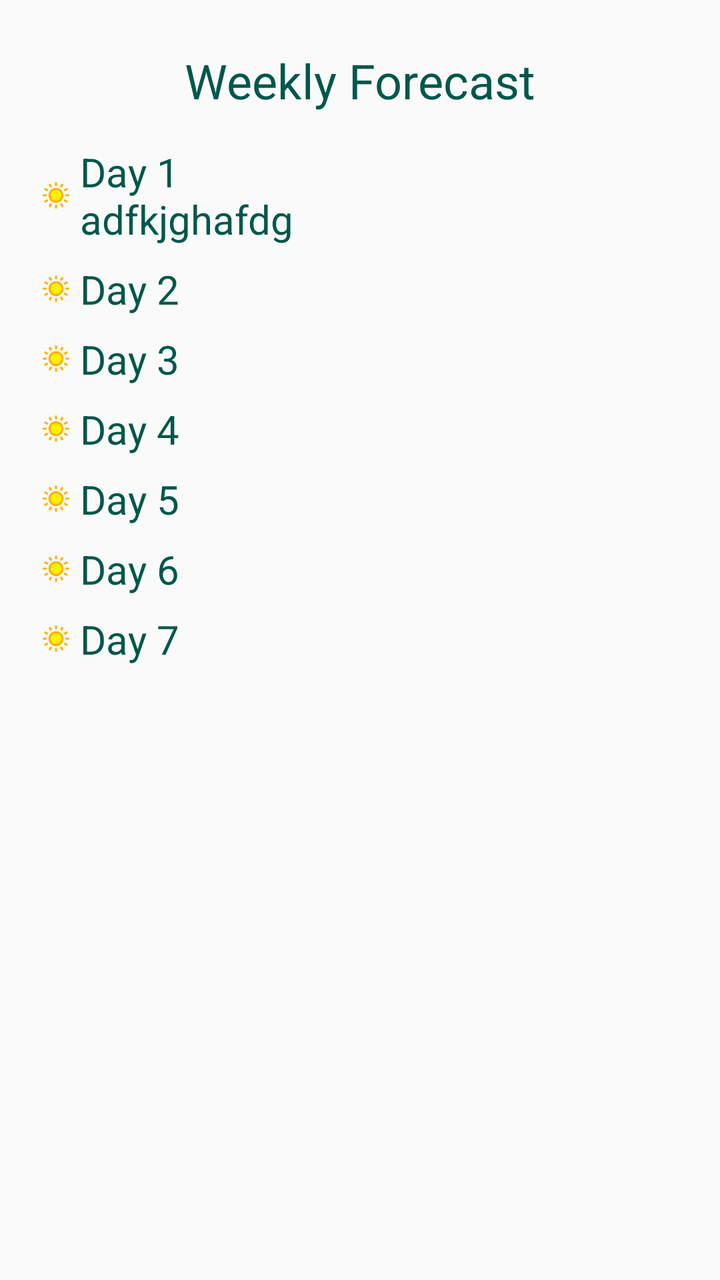
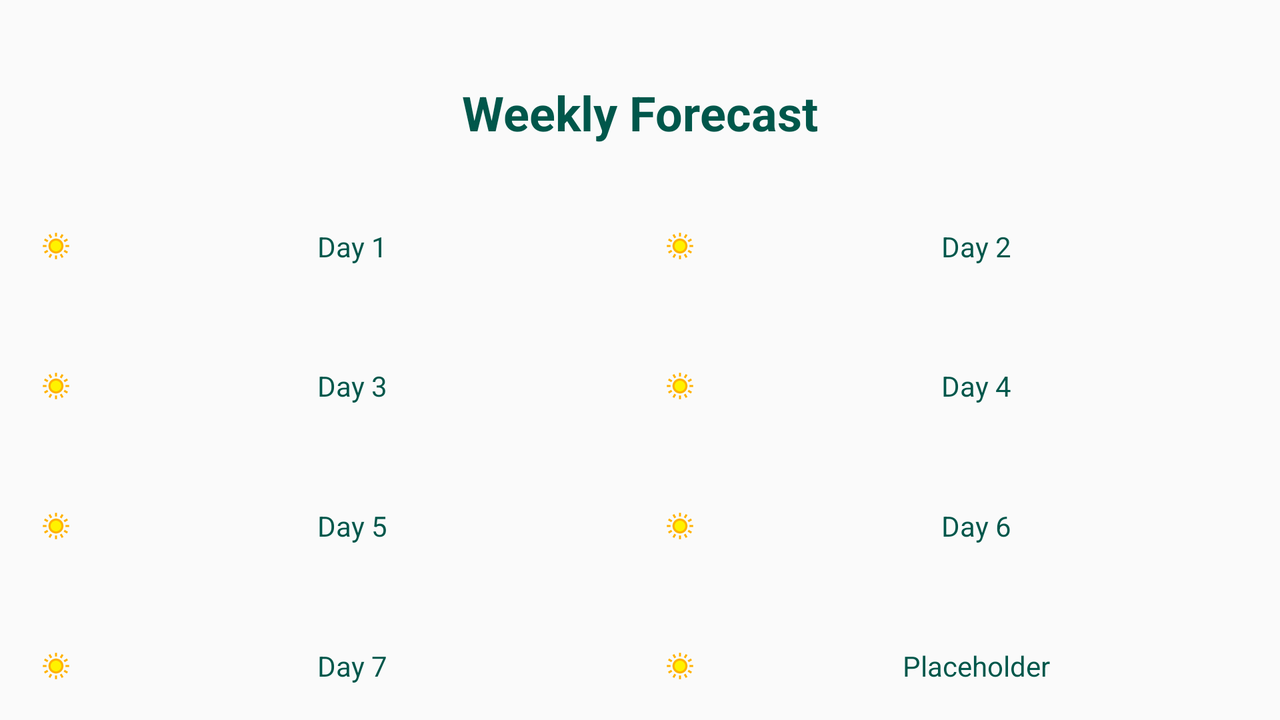

One screen, two layout resources from the same app: the default and the repository's alternative for another configuration. Each is rendered where Android would select it; the XML of both is given below.
<!-- AndroidManifest.xml: application theme AppTheme -->
<!-- res/layout/fragment_week.xml -->
<?xml version="1.0" encoding="utf-8"?>
<android.support.constraint.ConstraintLayout xmlns:android="http://schemas.android.com/apk/res/android"
    xmlns:app="http://schemas.android.com/apk/res-auto"
    xmlns:tools="http://schemas.android.com/tools"
    android:layout_width="match_parent"
    android:layout_height="match_parent">

    <TextView
        android:id="@+id/tvWeek"
        android:layout_width="wrap_content"
        android:layout_height="wrap_content"
        android:layout_marginStart="8dp"
        android:layout_marginLeft="8dp"
        android:layout_marginTop="24dp"
        android:layout_marginEnd="8dp"
        android:layout_marginRight="8dp"
        android:layout_marginBottom="8dp"
        android:textSize="24sp"
        app:layout_constraintEnd_toEndOf="parent"
        app:layout_constraintStart_toStartOf="parent"
        app:layout_constraintTop_toTopOf="parent"
        tools:text="Weekly Forecast" />

    <android.support.v7.widget.LinearLayoutCompat
        android:layout_width="match_parent"
        android:layout_height="wrap_content"
        android:layout_marginStart="8dp"
        android:layout_marginLeft="8dp"
        android:layout_marginTop="8dp"
        android:layout_marginEnd="8dp"
        android:layout_marginRight="8dp"
        android:orientation="vertical"
        app:layout_constraintEnd_toEndOf="parent"
        app:layout_constraintStart_toStartOf="parent"
        app:layout_constraintTop_toBottomOf="@id/tvWeek">

        <TextView
            android:id="@+id/tvDay1"
            android:layout_width="match_parent"
            android:layout_height="0dp"
            android:layout_marginStart="8dp"
            android:layout_marginLeft="8dp"
            android:layout_marginTop="8dp"
            android:layout_marginEnd="8dp"
            android:layout_marginRight="8dp"
            android:layout_weight="1"
            android:drawableLeft="@drawable/ic_wsymbol_0001_sunny"
            android:textSize="20sp"
            tools:text="Day 1\nadfkjghafdg" />

        <TextView
            android:id="@+id/tvDay2"
            android:layout_width="match_parent"
            android:layout_height="0dp"
            android:layout_marginStart="8dp"
            android:layout_marginLeft="8dp"
            android:layout_marginTop="8dp"
            android:layout_marginEnd="8dp"
            android:layout_marginRight="8dp"
            android:layout_weight="1"
            android:drawableLeft="@drawable/ic_wsymbol_0001_sunny"
            android:textSize="20sp"
            tools:text="Day 2" />

        <TextView
            android:id="@+id/tvDay3"
            android:layout_width="match_parent"
            android:layout_height="0dp"
            android:layout_marginStart="8dp"
            android:layout_marginLeft="8dp"
            android:layout_marginTop="8dp"
            android:layout_marginEnd="8dp"
            android:layout_marginRight="8dp"
            android:layout_weight="1"
            android:drawableLeft="@drawable/ic_wsymbol_0001_sunny"
            android:textSize="20sp"
            tools:text="Day 3" />

        <TextView
            android:id="@+id/tvDay4"
            android:layout_width="match_parent"
            android:layout_height="0dp"
            android:layout_marginStart="8dp"
            android:layout_marginLeft="8dp"
            android:layout_marginTop="8dp"
            android:layout_marginEnd="8dp"
            android:layout_marginRight="8dp"
            android:layout_weight="1"
            android:drawableLeft="@drawable/ic_wsymbol_0001_sunny"
            android:textSize="20sp"
            tools:text="Day 4" />

        <TextView
            android:id="@+id/tvDay5"
            android:layout_width="match_parent"
            android:layout_height="0dp"
            android:layout_marginStart="8dp"
            android:layout_marginLeft="8dp"
            android:layout_marginTop="8dp"
            android:layout_marginEnd="8dp"
            android:layout_marginRight="8dp"
            android:layout_weight="1"
            android:drawableLeft="@drawable/ic_wsymbol_0001_sunny"
            android:textSize="20sp"
            tools:text="Day 5" />

        <TextView
            android:id="@+id/tvDay6"
            android:layout_width="match_parent"
            android:layout_height="0dp"
            android:layout_marginStart="8dp"
            android:layout_marginLeft="8dp"
            android:layout_marginTop="8dp"
            android:layout_marginEnd="8dp"
            android:layout_marginRight="8dp"
            android:layout_weight="1"
            android:drawableLeft="@drawable/ic_wsymbol_0001_sunny"
            android:textSize="20sp"
            tools:text="Day 6" />

        <TextView
            android:id="@+id/tvDay7"
            android:layout_width="match_parent"
            android:layout_height="0dp"
            android:layout_marginStart="8dp"
            android:layout_marginLeft="8dp"
            android:layout_marginTop="8dp"
            android:layout_marginEnd="8dp"
            android:layout_marginRight="8dp"
            android:layout_weight="1"
            android:drawableLeft="@drawable/ic_wsymbol_0001_sunny"
            android:textSize="20sp"
            tools:text="Day 7" />

    </android.support.v7.widget.LinearLayoutCompat>

</android.support.constraint.ConstraintLayout>
<!-- resources referenced by this layout -->
<resources>
  <!-- drawable ic_wsymbol_0001_sunny: vector/xml drawable (drawable, 2020 chars, omitted) -->
  <style name="AppTheme" parent="Theme.AppCompat.Light.NoActionBar">
          
          <item name="colorPrimary">@color/colorPrimary</item>
          <item name="colorPrimaryDark">@color/colorPrimaryDark</item>
          <item name="colorAccent">@color/colorAccent</item>
          <item name="android:textColor">@color/colorPrimaryDark</item>
      </style>
  <color name="colorPrimary">#008577</color>
  <color name="colorPrimaryDark">#00574B</color>
  <color name="colorAccent">#64dd17</color>
</resources>
<!-- res/layout-land/fragment_week.xml (the repository's variant of the layout above) -->
<!-- drawn on the phone turned sideways -->
<?xml version="1.0" encoding="utf-8"?>
<android.support.constraint.ConstraintLayout xmlns:android="http://schemas.android.com/apk/res/android"
    xmlns:app="http://schemas.android.com/apk/res-auto"
    xmlns:tools="http://schemas.android.com/tools"
    android:layout_width="match_parent"
    android:layout_height="match_parent">

    <TextView
        android:id="@+id/tvWeek"
        android:layout_width="wrap_content"
        android:layout_height="wrap_content"
        android:layout_marginStart="8dp"
        android:layout_marginLeft="8dp"
        android:layout_marginTop="40dp"
        android:layout_marginEnd="8dp"
        android:layout_marginRight="8dp"
        android:layout_marginBottom="8dp"
        android:textSize="24sp"
        android:textStyle="bold"
        app:layout_constraintEnd_toEndOf="parent"
        app:layout_constraintStart_toStartOf="parent"
        app:layout_constraintTop_toTopOf="parent"
        tools:text="Weekly Forecast" />

    <android.support.v7.widget.LinearLayoutCompat
        android:layout_width="match_parent"
        android:layout_height="0dp"
        android:layout_marginStart="8dp"
        android:layout_marginLeft="8dp"
        android:layout_marginTop="8dp"
        android:layout_marginEnd="8dp"
        android:layout_marginRight="8dp"
        android:orientation="vertical"
        app:layout_constraintEnd_toEndOf="parent"
        app:layout_constraintStart_toStartOf="parent"
        app:layout_constraintTop_toBottomOf="@id/tvWeek"
        app:layout_constraintBottom_toBottomOf="parent">

        <android.support.v7.widget.LinearLayoutCompat
            android:orientation="horizontal"
            android:layout_width="match_parent"
            android:layout_height="0dp"
            android:layout_weight="1">

            <TextView
                android:id="@+id/tvDay1"
                android:layout_width="0dp"
                android:layout_height="match_parent"
                android:layout_marginStart="8dp"
                android:layout_marginLeft="8dp"
                android:layout_marginTop="8dp"
                android:layout_marginEnd="8dp"
                android:layout_marginRight="8dp"
                android:layout_weight="1"
                android:gravity="center"
                android:layout_gravity="center"
                tools:drawableLeft="@drawable/ic_wsymbol_0001_sunny"
                tools:text="Day 1" />

            <TextView
                android:id="@+id/tvDay2"
                android:layout_width="0dp"
                android:layout_height="match_parent"
                android:layout_marginStart="8dp"
                android:layout_marginLeft="8dp"
                android:layout_marginTop="8dp"
                android:layout_marginEnd="8dp"
                android:layout_marginRight="8dp"
                android:layout_weight="1"
                android:gravity="center"
                android:layout_gravity="center"
                tools:drawableLeft="@drawable/ic_wsymbol_0001_sunny"
                tools:text="Day 2" />

        </android.support.v7.widget.LinearLayoutCompat>

        <android.support.v7.widget.LinearLayoutCompat
            android:orientation="horizontal"
            android:layout_width="match_parent"
            android:layout_height="0dp"
            android:layout_weight="1">

            <TextView
                android:id="@+id/tvDay3"
                android:layout_width="0dp"
                android:layout_height="match_parent"
                android:layout_marginStart="8dp"
                android:layout_marginLeft="8dp"
                android:layout_marginTop="8dp"
                android:layout_marginEnd="8dp"
                android:layout_marginRight="8dp"
                android:layout_weight="1"
                android:gravity="center"
                android:layout_gravity="center"
                tools:drawableLeft="@drawable/ic_wsymbol_0001_sunny"
                tools:text="Day 3" />

            <TextView
                android:id="@+id/tvDay4"
                android:layout_width="0dp"
                android:layout_height="match_parent"
                android:layout_marginStart="8dp"
                android:layout_marginLeft="8dp"
                android:layout_marginTop="8dp"
                android:layout_marginEnd="8dp"
                android:layout_marginRight="8dp"
                android:layout_weight="1"
                android:gravity="center"
                android:layout_gravity="center"
                tools:drawableLeft="@drawable/ic_wsymbol_0001_sunny"
                tools:text="Day 4" />

        </android.support.v7.widget.LinearLayoutCompat>

        <android.support.v7.widget.LinearLayoutCompat
            android:orientation="horizontal"
            android:layout_width="match_parent"
            android:layout_height="0dp"
            android:layout_weight="1">

            <TextView
                android:id="@+id/tvDay5"
                android:layout_width="0dp"
                android:layout_height="match_parent"
                android:layout_marginStart="8dp"
                android:layout_marginLeft="8dp"
                android:layout_marginTop="8dp"
                android:layout_marginEnd="8dp"
                android:layout_marginRight="8dp"
                android:layout_weight="1"
                android:gravity="center"
                android:layout_gravity="center"
                tools:drawableLeft="@drawable/ic_wsymbol_0001_sunny"
                tools:text="Day 5" />

            <TextView
                android:id="@+id/tvDay6"
                android:layout_width="0dp"
                android:layout_height="match_parent"
                android:layout_marginStart="8dp"
                android:layout_marginLeft="8dp"
                android:layout_marginTop="8dp"
                android:layout_marginEnd="8dp"
                android:layout_marginRight="8dp"
                android:layout_weight="1"
                android:gravity="center"
                android:layout_gravity="center"
                tools:drawableLeft="@drawable/ic_wsymbol_0001_sunny"
                tools:text="Day 6" />

        </android.support.v7.widget.LinearLayoutCompat>

        <android.support.v7.widget.LinearLayoutCompat
            android:orientation="horizontal"
            android:layout_width="match_parent"
            android:layout_height="0dp"
            android:layout_weight="1">

            <TextView
                android:id="@+id/tvDay7"
                android:layout_width="0dp"
                android:layout_height="match_parent"
                android:layout_marginStart="8dp"
                android:layout_marginLeft="8dp"
                android:layout_marginTop="8dp"
                android:layout_marginEnd="8dp"
                android:layout_marginRight="8dp"
                android:layout_weight="1"
                android:gravity="center"
                android:layout_gravity="center"
                tools:drawableLeft="@drawable/ic_wsymbol_0001_sunny"
                tools:text="Day 7" />


            <TextView
                android:layout_width="0dp"
                android:layout_height="match_parent"
                android:layout_marginStart="8dp"
                android:layout_marginLeft="8dp"
                android:layout_marginTop="8dp"
                android:layout_marginEnd="8dp"
                android:layout_marginRight="8dp"
                android:layout_weight="1"
                android:gravity="center"
                android:layout_gravity="center"
                tools:drawableLeft="@drawable/ic_wsymbol_0001_sunny"
                tools:text="Placeholder" />

        </android.support.v7.widget.LinearLayoutCompat>

    </android.support.v7.widget.LinearLayoutCompat>

</android.support.constraint.ConstraintLayout>
